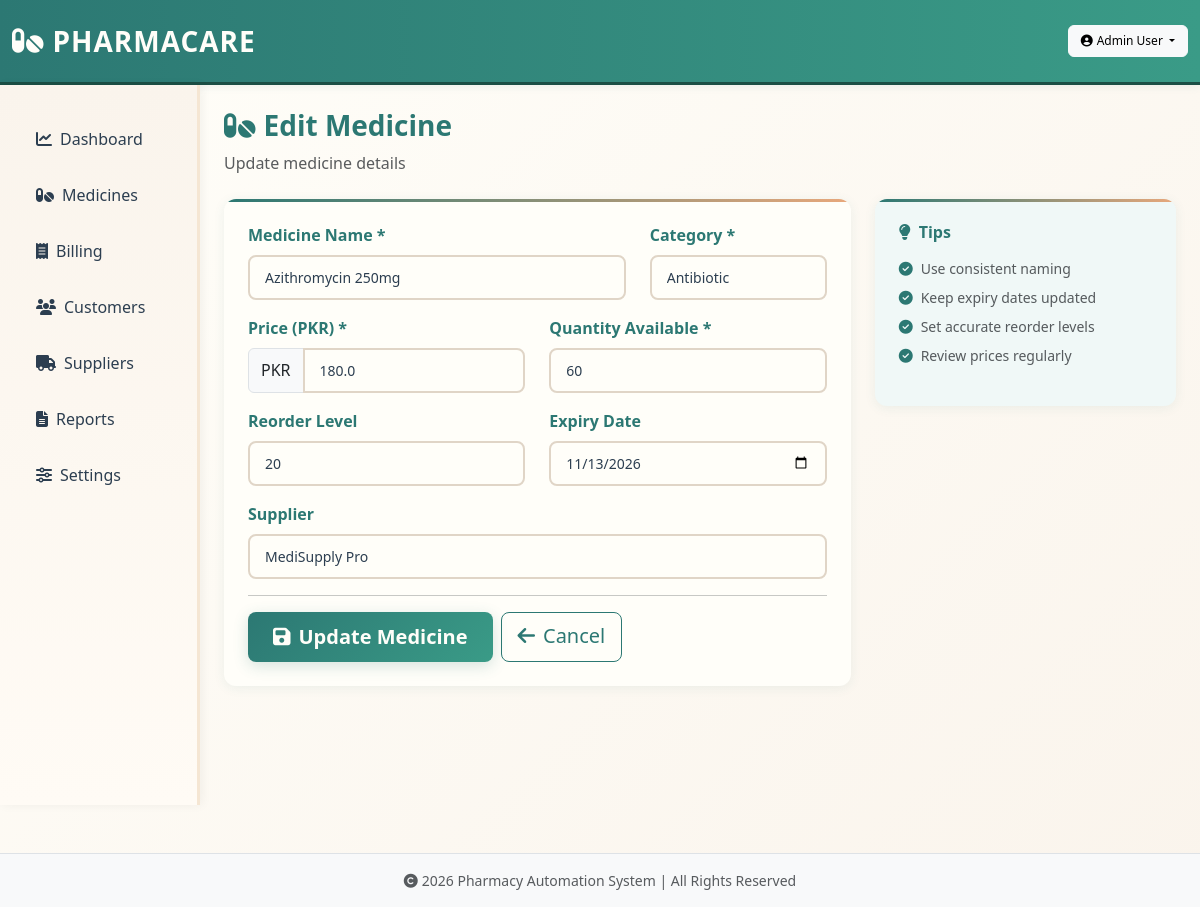
The app's page /medicine/edit/6 (signed in) with its own data.
### app.py (models this page shows)
class Medicine(db.Model):
    id = db.Column(db.Integer, primary_key=True)
    name = db.Column(db.String(200), nullable=False)
    category = db.Column(db.String(100))
    price = db.Column(db.Float, default=0.0)
    quantity = db.Column(db.Integer, default=0)
    reorder_level = db.Column(db.Integer, default=10)
    expiry_date = db.Column(db.Date)
    supplier_id = db.Column(db.Integer, db.ForeignKey('supplier.id'))

class Supplier(db.Model):
    id = db.Column(db.Integer, primary_key=True)
    name = db.Column(db.String(120), nullable=False)
    email = db.Column(db.String(120))
    phone = db.Column(db.String(20))
    address = db.Column(db.String(255))
    medicines = db.relationship('Medicine', backref='supplier', lazy=True)

### app.py (the view, shortened to what this page needs)
@app.route('/medicine/edit/<int:id>', methods=['GET', 'POST'])
@login_required(role=['admin', 'pharmacist'])
def edit_medicine(id):
    try:
        medicine = Medicine.query.get_or_404(id)
        suppliers = Supplier.query.order_by(Supplier.name).all()
        return render_template('medicine_form.html', med=medicine, suppliers=suppliers)
    except Exception as e:
        flash(f'Error: {str(e)}', 'danger')
        return redirect(url_for('medicines'))

### app.py (called while the page is built)
def login_required(role=None):
    def decorator(f):
        @wraps(f)
        def wrapped(*args, **kwargs):
            if 'user_id' not in session:
                flash('Please login first', 'warning')
                return redirect(url_for('login'))
            if role and session.get('role') not in role:
                flash('Access denied. Insufficient permissions.', 'danger')
                return redirect(url_for('dashboard'))
            return f(*args, **kwargs)
        return wrapped
    return decorator

@app.context_processor
def inject_logo():
    logo_path = None
    try:
        for f in os.listdir(IMG_DIR):
            if f.startswith('logo'):
                logo_path = os.path.join('static', 'images', f).replace('\\', '/')
                break
    except Exception:
        logo_path = None
    return dict(logo=logo_path)

### templates/medicine_form.html (shortened to what this page needs)
{% extends 'base.html' %}
{% block content %}
<div class="mb-4">
  <h3><i class="fas fa-pills me-2 text-teal"></i>{{ 'Edit' if med else 'Add New' }} Medicine</h3>
  <p class="text-muted">{{ 'Update medicine details' if med else 'Add a new medicine to your inventory' }}</p>
</div>
<div class="row g-4">
  <div class="col-lg-8">
    <div class="card p-4">
      <form method="post">
        <div class="row mb-3">
          <div class="col-md-8">
            <label class="form-label fw-bold">Medicine Name *</label>
            <input class="form-control form-control-lg" name="name" value="{{ med.name if med else '' }}" placeholder="e.g., Paracetamol 500mg" required>
          </div>
          <div class="col-md-4">
            <label class="form-label fw-bold">Category *</label>
            <input class="form-control form-control-lg" name="category" value="{{ med.category if med else '' }}" placeholder="e.g., Painkiller" required>
          </div>
        </div>
        <div class="row mb-3">
          <div class="col-md-6">
            <label class="form-label fw-bold">Price (PKR) *</label>
            <div class="input-group">
              <span class="input-group-text">PKR</span>
              <input class="form-control" name="price" type="number" step="0.01" value="{{ med.price if med else '' }}" placeholder="0.00" required>
            </div>
          </div>
          <div class="col-md-6">
            <label class="form-label fw-bold">Quantity Available *</label>
            <input class="form-control" name="quantity" type="number" value="{{ med.quantity if med else '' }}" placeholder="0" required>
          </div>
        </div>
        <div class="row mb-3">
          <div class="col-md-6">
            <label class="form-label fw-bold">Reorder Level</label>
            <input class="form-control" name="reorder_level" type="number" value="20" placeholder="Alert when below this">
          </div>
          <div class="col-md-6">
            <label class="form-label fw-bold">Expiry Date</label>
            <input class="form-control" name="expiry_date" type="date" value="{{ med.expiry_date if med and med.expiry_date else '' }}">
          </div>
        </div>
        <div class="mb-3">
          <label class="form-label fw-bold">Supplier</label>
          <select class="form-select" name="supplier_id">
            {% for sup in suppliers %}
              <option value="{{ sup.id }}" {% if med and med.supplier_id==sup.id %}selected{% endif %}>{{ sup.name }}</option>
            {% endfor %}
          </select>
        </div>
        <hr>
        <div class="d-flex gap-2">
          <button type="submit" class="btn btn-teal btn-lg">
            <i class="fas fa-save me-2"></i>{{ 'Update Medicine' if med else 'Add Medicine' }}
          </button>
          <a href="/medicines" class="btn btn-outline-secondary btn-lg">
            <i class="fas fa-arrow-left me-2"></i>Cancel
          </a>
        </div>
      </form>
    </div>
  </div>
  <div class="col-lg-4">
    <div class="card p-4 bg-light-teal">
      <h6 class="fw-bold mb-3"><i class="fas fa-lightbulb me-2"></i>Tips</h6>
      <ul class="small text-muted list-unstyled">
        <li class="mb-2"><i class="fas fa-check-circle text-teal me-2"></i>Use consistent naming</li>
        <li class="mb-2"><i class="fas fa-check-circle text-teal me-2"></i>Keep expiry dates updated</li>
        <li class="mb-2"><i class="fas fa-check-circle text-teal me-2"></i>Set accurate reorder levels</li>
        <li><i class="fas fa-check-circle text-teal me-2"></i>Review prices regularly</li>
      </ul>
    </div>
  </div>
</div>
{% endblock %}

### static/css/style.css (style rules this page uses)
* { margin: 0; padding: 0; box-sizing: border-box; }
:root { --beige: #F5E6D3; --teal: #2C7873; --dark-teal: #1B4F45; --cream: #FFFEF9; --light-beige: #FAF4EC; --accent: #E8A87C; --text-dark: #2C3E50; --text-light: #7F8C8D; }
body { background: linear-gradient(135deg, #FFFEF9 0%, #FAF4EC 100%); color: var(--text-dark); font-family: 'Segoe UI', Tahoma, Geneva, Verdana, sans-serif; min-height: 100vh; }
.btn-teal, .btn-primary { background: linear-gradient(135deg, var(--teal) 0%, #3a9b87 100%); border: none; color: var(--cream); font-weight: 600; padding: 10px 25px; border-radius: 8px; transition: all 0.3s ease; box-shadow: 0 4px 15px rgba(44, 120, 115, 0.2); position: relative; overflow: hidden; }
.btn-teal::before, .btn-primary::before { content: ''; position: absolute; top: 50%; left: 50%; width: 0; height: 0; border-radius: 50%; background: rgba(255, 255, 255, 0.3); transform: translate(-50%, -50%); transition: width 0.6s, height 0.6s; }
.btn-outline-secondary { color: var(--teal); border-color: var(--teal); transition: all 0.3s ease; }
.card { border: none; border-radius: 12px; background: var(--cream); box-shadow: 0 2px 12px rgba(44, 120, 115, 0.08); transition: all 0.4s cubic-bezier(0.175, 0.885, 0.32, 1.275); overflow: hidden; position: relative; animation: fadeInUp 0.6s ease-out; }
.card::before { content: ''; position: absolute; top: 0; left: 0; width: 100%; height: 3px; background: linear-gradient(90deg, var(--teal), var(--accent)); }
.card h6, .card h5, .card h4 { color: var(--teal); font-weight: 700; margin-bottom: 12px; }
.form-control, .form-select { border: 2px solid #e0d5c7; border-radius: 8px; padding: 10px 15px; transition: all 0.3s ease; font-size: 14px; color: var(--text-dark); background: var(--cream); }
.form-control::placeholder { color: #b8a89a; }
label { color: var(--teal); font-weight: 600; margin-bottom: 8px; display: block; }
h1, h2, h3, h4, h5, h6 { color: var(--teal); font-weight: 700; }
html { scroll-behavior: smooth; }
* { transition: background-color 0.3s ease, color 0.3s ease; }

### records on screen
Medicine: name "Azithromycin 250mg", category "Antibiotic", price "180.0", quantity "60", expiry_date "11/13/2026", supplier_id "MediSupply Pro"

### other values on screen
{{ session.user_name }} "Admin User"
{{ 'Edit' if med else 'Add New' }} "Edit"
{{ 'Update Medicine' if med else 'Add Medicine' }} "Update Medicine"
